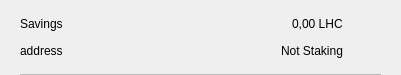
<?xml version="1.0" encoding="UTF-8"?>
<ui version="4.0">
 <class>CSRow</class>
 <widget class="QWidget" name="CSRow">
  <property name="geometry">
   <rect>
    <x>0</x>
    <y>0</y>
    <width>401</width>
    <height>75</height>
   </rect>
  </property>
  <property name="windowTitle">
   <string>Form</string>
  </property>
  <layout class="QVBoxLayout" name="verticalLayout">
   <property name="spacing">
    <number>0</number>
   </property>
   <property name="leftMargin">
    <number>20</number>
   </property>
   <property name="topMargin">
    <number>10</number>
   </property>
   <property name="rightMargin">
    <number>20</number>
   </property>
   <property name="bottomMargin">
    <number>0</number>
   </property>
   <item>
    <widget class="QWidget" name="info" native="true">
     <property name="minimumSize">
      <size>
       <width>0</width>
       <height>0</height>
      </size>
     </property>
     <layout class="QHBoxLayout" name="horizontalLayout_3">
      <property name="leftMargin">
       <number>0</number>
      </property>
      <property name="topMargin">
       <number>0</number>
      </property>
      <property name="rightMargin">
       <number>0</number>
      </property>
      <property name="bottomMargin">
       <number>10</number>
      </property>
      <item>
       <widget class="QWidget" name="container" native="true">
        <property name="minimumSize">
         <size>
          <width>0</width>
          <height>0</height>
         </size>
        </property>
        <layout class="QVBoxLayout" name="verticalLayout_2">
         <property name="spacing">
          <number>0</number>
         </property>
         <property name="leftMargin">
          <number>0</number>
         </property>
         <property name="topMargin">
          <number>0</number>
         </property>
         <property name="rightMargin">
          <number>0</number>
         </property>
         <property name="bottomMargin">
          <number>0</number>
         </property>
         <item>
          <layout class="QHBoxLayout" name="horizontalLayout">
           <item>
            <widget class="QLabel" name="labelName">
             <property name="toolTip">
              <string notr="true"/>
             </property>
             <property name="text">
              <string>Savings</string>
             </property>
            </widget>
           </item>
           <item>
            <spacer name="horizontalSpacer">
             <property name="orientation">
              <enum>Qt::Horizontal</enum>
             </property>
             <property name="sizeHint" stdset="0">
              <size>
               <width>40</width>
               <height>20</height>
              </size>
             </property>
            </spacer>
           </item>
           <item>
            <widget class="QLabel" name="labelAmount">
             <property name="text">
              <string>0,00 LHC</string>
             </property>
            </widget>
           </item>
          </layout>
         </item>
         <item>
          <layout class="QHBoxLayout" name="horizontalLayout_2">
           <item>
            <widget class="QLabel" name="labelAddress">
             <property name="toolTip">
              <string notr="true"/>
             </property>
             <property name="text">
              <string>address</string>
             </property>
            </widget>
           </item>
           <item>
            <spacer name="horizontalSpacer_2">
             <property name="orientation">
              <enum>Qt::Horizontal</enum>
             </property>
             <property name="sizeHint" stdset="0">
              <size>
               <width>40</width>
               <height>20</height>
              </size>
             </property>
            </spacer>
           </item>
           <item>
            <widget class="QLabel" name="labelStaking">
             <property name="text">
              <string>Not Staking</string>
             </property>
            </widget>
           </item>
          </layout>
         </item>
        </layout>
       </widget>
      </item>
      <item alignment="Qt::AlignHCenter|Qt::AlignVCenter">
       <widget class="QPushButton" name="pushButtonMenu">
        <property name="minimumSize">
         <size>
          <width>24</width>
          <height>24</height>
         </size>
        </property>
        <property name="maximumSize">
         <size>
          <width>32</width>
          <height>32</height>
         </size>
        </property>
        <property name="focusPolicy">
         <enum>Qt::NoFocus</enum>
        </property>
        <property name="styleSheet">
         <string notr="true">border:none; background-color:transparent;</string>
        </property>
        <property name="text">
         <string/>
        </property>
        <property name="icon">
         <iconset>
          <normaloff>://ic-menu-hover</normaloff>://ic-menu-hover</iconset>
        </property>
        <property name="iconSize">
         <size>
          <width>24</width>
          <height>24</height>
         </size>
        </property>
       </widget>
      </item>
     </layout>
    </widget>
   </item>
   <item>
    <widget class="QLabel" name="lblDivisory">
     <property name="minimumSize">
      <size>
       <width>0</width>
       <height>1</height>
      </size>
     </property>
     <property name="maximumSize">
      <size>
       <width>16777215</width>
       <height>1</height>
      </size>
     </property>
     <property name="styleSheet">
      <string notr="true">background-color:#bababa;</string>
     </property>
     <property name="text">
      <string/>
     </property>
     <property name="alignment">
      <set>Qt::AlignBottom|Qt::AlignLeading|Qt::AlignLeft</set>
     </property>
    </widget>
   </item>
  </layout>
 </widget>
 <resources/>
 <connections/>
</ui>
